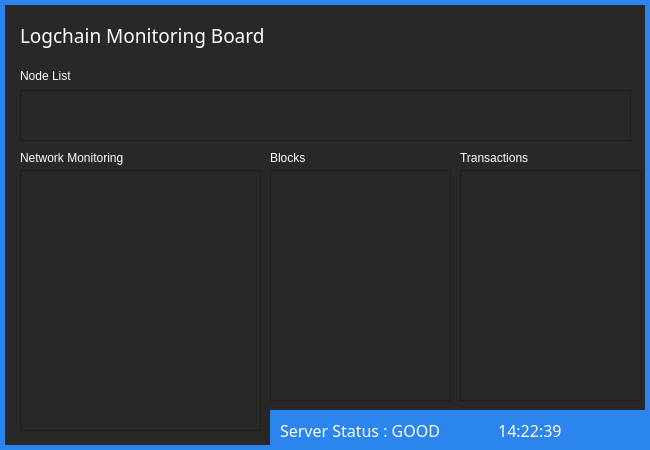
<?xml version="1.0" encoding="UTF-8"?>
<ui version="4.0">
 <class>Form</class>
 <widget class="QWidget" name="Form">
  <property name="windowModality">
   <enum>Qt::ApplicationModal</enum>
  </property>
  <property name="geometry">
   <rect>
    <x>0</x>
    <y>0</y>
    <width>650</width>
    <height>450</height>
   </rect>
  </property>
  <property name="mouseTracking">
   <bool>false</bool>
  </property>
  <property name="contextMenuPolicy">
   <enum>Qt::DefaultContextMenu</enum>
  </property>
  <property name="windowTitle">
   <string>Logchain Monitoring </string>
  </property>
  <property name="windowIcon">
   <iconset>
    <normaloff>../../../Users/USER/Desktop/monitor.png</normaloff>../../../Users/USER/Desktop/monitor.png</iconset>
  </property>
  <property name="layoutDirection">
   <enum>Qt::LeftToRight</enum>
  </property>
  <property name="styleSheet">
   <string notr="true">background-color:rgb(40, 40, 40)</string>
  </property>
  <widget class="QWidget" name="widget" native="true">
   <property name="geometry">
    <rect>
     <x>0</x>
     <y>0</y>
     <width>661</width>
     <height>5</height>
    </rect>
   </property>
   <property name="styleSheet">
    <string notr="true">background-color:rgb(44, 132, 238)</string>
   </property>
  </widget>
  <widget class="QListWidget" name="listWidget">
   <property name="geometry">
    <rect>
     <x>20</x>
     <y>170</y>
     <width>241</width>
     <height>261</height>
    </rect>
   </property>
  </widget>
  <widget class="QListWidget" name="listWidget_2">
   <property name="geometry">
    <rect>
     <x>460</x>
     <y>170</y>
     <width>181</width>
     <height>231</height>
    </rect>
   </property>
  </widget>
  <widget class="QListWidget" name="listWidget_3">
   <property name="geometry">
    <rect>
     <x>270</x>
     <y>170</y>
     <width>181</width>
     <height>231</height>
    </rect>
   </property>
  </widget>
  <widget class="QListWidget" name="listWidget_4">
   <property name="geometry">
    <rect>
     <x>20</x>
     <y>90</y>
     <width>611</width>
     <height>51</height>
    </rect>
   </property>
  </widget>
  <widget class="QLabel" name="label_2">
   <property name="geometry">
    <rect>
     <x>20</x>
     <y>70</y>
     <width>56</width>
     <height>12</height>
    </rect>
   </property>
   <property name="styleSheet">
    <string notr="true">color:white;</string>
   </property>
   <property name="text">
    <string>Node List</string>
   </property>
  </widget>
  <widget class="QLabel" name="label_3">
   <property name="geometry">
    <rect>
     <x>20</x>
     <y>150</y>
     <width>121</width>
     <height>16</height>
    </rect>
   </property>
   <property name="styleSheet">
    <string notr="true">color:white;</string>
   </property>
   <property name="text">
    <string>Network Monitoring</string>
   </property>
  </widget>
  <widget class="QLabel" name="label">
   <property name="geometry">
    <rect>
     <x>20</x>
     <y>10</y>
     <width>621</width>
     <height>51</height>
    </rect>
   </property>
   <property name="font">
    <font>
     <family>함초롬바탕 확장</family>
     <pointsize>14</pointsize>
    </font>
   </property>
   <property name="styleSheet">
    <string notr="true">color:white;
</string>
   </property>
   <property name="text">
    <string>Logchain Monitoring Board</string>
   </property>
  </widget>
  <widget class="QWidget" name="widget_2" native="true">
   <property name="geometry">
    <rect>
     <x>0</x>
     <y>0</y>
     <width>5</width>
     <height>451</height>
    </rect>
   </property>
   <property name="styleSheet">
    <string notr="true">background-color:rgb(44, 132, 238)</string>
   </property>
  </widget>
  <widget class="QWidget" name="widget_3" native="true">
   <property name="geometry">
    <rect>
     <x>645</x>
     <y>0</y>
     <width>5</width>
     <height>451</height>
    </rect>
   </property>
   <property name="styleSheet">
    <string notr="true">background-color:rgb(44, 132, 238)</string>
   </property>
  </widget>
  <widget class="QWidget" name="widget_4" native="true">
   <property name="geometry">
    <rect>
     <x>-10</x>
     <y>445</y>
     <width>661</width>
     <height>5</height>
    </rect>
   </property>
   <property name="styleSheet">
    <string notr="true">background-color:rgb(44, 132, 238)</string>
   </property>
  </widget>
  <widget class="QWidget" name="widget_5" native="true">
   <property name="geometry">
    <rect>
     <x>270</x>
     <y>410</y>
     <width>381</width>
     <height>41</height>
    </rect>
   </property>
   <property name="styleSheet">
    <string notr="true">background-color:rgb(44, 132, 238)</string>
   </property>
   <widget class="QLabel" name="label_7">
    <property name="geometry">
     <rect>
      <x>10</x>
      <y>10</y>
      <width>361</width>
      <height>21</height>
     </rect>
    </property>
    <property name="font">
     <font>
      <family>휴먼모음T</family>
      <pointsize>12</pointsize>
     </font>
    </property>
    <property name="styleSheet">
     <string notr="true">color:white;</string>
    </property>
    <property name="text">
     <string>Server Status : GOOD              14:22:39</string>
    </property>
   </widget>
  </widget>
  <widget class="QLabel" name="label_5">
   <property name="geometry">
    <rect>
     <x>270</x>
     <y>150</y>
     <width>121</width>
     <height>16</height>
    </rect>
   </property>
   <property name="styleSheet">
    <string notr="true">color:white;</string>
   </property>
   <property name="text">
    <string>Blocks</string>
   </property>
  </widget>
  <widget class="QLabel" name="label_6">
   <property name="geometry">
    <rect>
     <x>460</x>
     <y>150</y>
     <width>121</width>
     <height>16</height>
    </rect>
   </property>
   <property name="styleSheet">
    <string notr="true">color:white;</string>
   </property>
   <property name="text">
    <string>Transactions </string>
   </property>
  </widget>
 </widget>
 <resources/>
 <connections/>
</ui>
